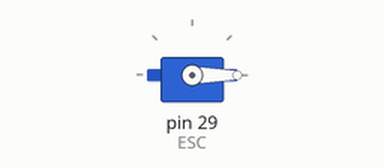
Simulated run of this sketch. Board: Arduino Mega 2560, built with avr-gcc and run on an emulated ATmega2560. Parts: servo.

Above: at 0.1 s.
At 3.1 s:
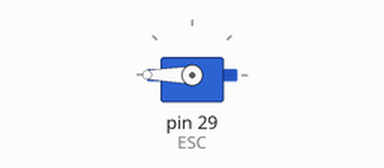
Timing chart, 0 to 4.6 s (numbered marks = the images above):
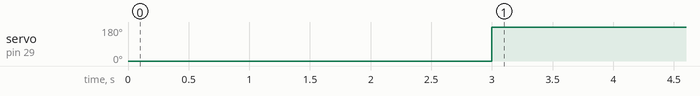

Measured:
- by itself, servo on pin 29 (ESC): 0° → 180° at 3.0 s

The sketch:

NewEsc_Calibration.ino
```cpp
#include <Servo.h>

Servo ESC;     // create servo object to control the ESC
int highpoint = 0;
int lowpoint = 180;

void setup() {
  // Attach the ESC on pin 29
  ESC.attach(29,1000,2000); // (pin, min pulse width, max pulse width in microseconds)
  ESC.write(highpoint);
  delay(3000);
  ESC.write(lowpoint);
}

void loop() {
}
```
